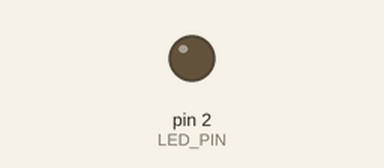
Bench run of a sketch on a simulated Arduino Uno, built with avr-gcc and run on an emulated ATmega328P. On the bench: output pins drawn as LEDs (lit = HIGH).

Above: at 1.0 s.
At 3.5 s:
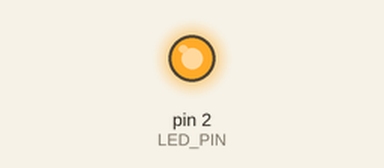
Timing chart, 0 to 6.5 s (numbered marks = the images above):
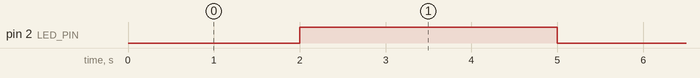

Measured:
- by itself, pin 2 (LED_PIN): alternates HIGH for 3.0 s and LOW for 2.0 s

The sketch:

PWM_LED_Test.ino
```cpp
#define LED_PIN 2

void setup() {
  pinMode(LED_PIN, OUTPUT);
}

void loop() {
  analogWrite(LED_PIN, 0);
  delay(1000);    // 0 = 0% duty cycle

  analogWrite(LED_PIN, 64);
  delay(1000);    // 64 ≈ 25% duty cycle

  analogWrite(LED_PIN, 128);
  delay(1000);    // 128 ≈ 50% duty cycle

  analogWrite(LED_PIN, 191);
  delay(1000);    // 191 ≈ 75% duty cycle

  analogWrite(LED_PIN, 255);
  delay(1000);    // 255 = 100% duty cycle
}
```
